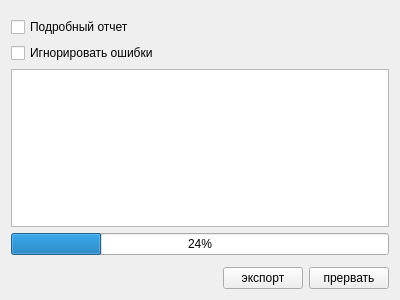
<?xml version="1.0" encoding="UTF-8"?>
<ui version="4.0">
 <class>ExportR51StomatologyProcessPage</class>
 <widget class="QWidget" name="ExportR51StomatologyProcessPage">
  <property name="geometry">
   <rect>
    <x>0</x>
    <y>0</y>
    <width>400</width>
    <height>300</height>
   </rect>
  </property>
  <property name="windowTitle">
   <string>Form</string>
  </property>
  <layout class="QGridLayout">
   <item row="0" column="0" colspan="3">
    <spacer>
     <property name="orientation">
      <enum>Qt::Vertical</enum>
     </property>
     <property name="sizeHint" stdset="0">
      <size>
       <width>20</width>
       <height>40</height>
      </size>
     </property>
    </spacer>
   </item>
   <item row="4" column="0" colspan="3">
    <widget class="CProgressBar" name="progressBar">
     <property name="value">
      <number>24</number>
     </property>
    </widget>
   </item>
   <item row="5" column="0" colspan="3">
    <spacer>
     <property name="orientation">
      <enum>Qt::Vertical</enum>
     </property>
     <property name="sizeHint" stdset="0">
      <size>
       <width>20</width>
       <height>40</height>
      </size>
     </property>
    </spacer>
   </item>
   <item row="6" column="1">
    <widget class="QPushButton" name="btnExport">
     <property name="text">
      <string>экспорт</string>
     </property>
    </widget>
   </item>
   <item row="6" column="2">
    <widget class="QPushButton" name="btnCancel">
     <property name="text">
      <string>прервать</string>
     </property>
    </widget>
   </item>
   <item row="6" column="0">
    <spacer>
     <property name="orientation">
      <enum>Qt::Horizontal</enum>
     </property>
     <property name="sizeHint" stdset="0">
      <size>
       <width>40</width>
       <height>20</height>
      </size>
     </property>
    </spacer>
   </item>
   <item row="3" column="0" colspan="3">
    <widget class="QTextBrowser" name="logBrowser"/>
   </item>
   <item row="1" column="0">
    <widget class="QCheckBox" name="chkVerboseLog">
     <property name="text">
      <string>Подробный отчет</string>
     </property>
    </widget>
   </item>
   <item row="2" column="0">
    <widget class="QCheckBox" name="chkIgnoreErrors">
     <property name="text">
      <string>Игнорировать ошибки</string>
     </property>
    </widget>
   </item>
  </layout>
 </widget>
 <customwidgets>
  <customwidget>
   <class>CProgressBar</class>
   <extends>QProgressBar</extends>
   <header>library/ProgressBar.h</header>
  </customwidget>
 </customwidgets>
 <resources/>
 <connections/>
</ui>
